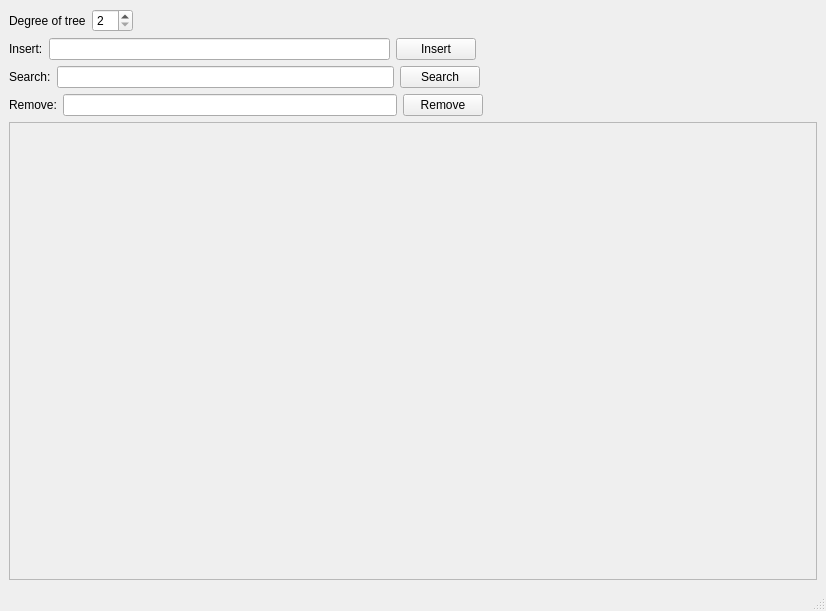
<?xml version="1.0" encoding="UTF-8"?>
<ui version="4.0">
 <class>MainWindow</class>
 <widget class="QMainWindow" name="MainWindow">
  <property name="geometry">
   <rect>
    <x>0</x>
    <y>0</y>
    <width>826</width>
    <height>611</height>
   </rect>
  </property>
  <property name="windowTitle">
   <string>BTree</string>
  </property>
  <widget class="QWidget" name="centralwidget">
   <layout class="QVBoxLayout" name="verticalLayout_2">
    <item>
     <layout class="QVBoxLayout" name="verticalLayout">
      <item>
       <layout class="QHBoxLayout" name="horizontalLayoutOfTreeDegree">
        <item>
         <widget class="QLabel" name="label_3">
          <property name="text">
           <string>Degree of tree</string>
          </property>
         </widget>
        </item>
        <item>
         <widget class="QSpinBox" name="spinBox">
          <property name="minimum">
           <number>2</number>
          </property>
         </widget>
        </item>
        <item>
         <spacer name="horizontalSpacer_3">
          <property name="orientation">
           <enum>Qt::Horizontal</enum>
          </property>
          <property name="sizeHint" stdset="0">
           <size>
            <width>40</width>
            <height>20</height>
           </size>
          </property>
         </spacer>
        </item>
       </layout>
      </item>
      <item>
       <layout class="QHBoxLayout" name="horizontalLayoutOfInsert">
        <item>
         <widget class="QLabel" name="label">
          <property name="text">
           <string>Insert:</string>
          </property>
         </widget>
        </item>
        <item>
         <widget class="QLineEdit" name="lineEditOfInsert"/>
        </item>
        <item>
         <widget class="QPushButton" name="pushButtonOfInsertion">
          <property name="text">
           <string>Insert</string>
          </property>
         </widget>
        </item>
        <item>
         <spacer name="horizontalSpacer">
          <property name="orientation">
           <enum>Qt::Horizontal</enum>
          </property>
          <property name="sizeHint" stdset="0">
           <size>
            <width>40</width>
            <height>20</height>
           </size>
          </property>
         </spacer>
        </item>
       </layout>
      </item>
      <item>
       <layout class="QHBoxLayout" name="horizontalLayoutOfSearch">
        <item>
         <widget class="QLabel" name="label_4">
          <property name="text">
           <string>Search:</string>
          </property>
         </widget>
        </item>
        <item>
         <widget class="QLineEdit" name="lineEditOfSearch"/>
        </item>
        <item>
         <widget class="QPushButton" name="pushButtonOfSearch">
          <property name="text">
           <string>Search</string>
          </property>
         </widget>
        </item>
        <item>
         <spacer name="horizontalSpacer_4">
          <property name="orientation">
           <enum>Qt::Horizontal</enum>
          </property>
          <property name="sizeHint" stdset="0">
           <size>
            <width>40</width>
            <height>20</height>
           </size>
          </property>
         </spacer>
        </item>
       </layout>
      </item>
      <item>
       <layout class="QHBoxLayout" name="horizontalLayoutOfRemove">
        <item>
         <widget class="QLabel" name="label_2">
          <property name="text">
           <string>Remove:</string>
          </property>
         </widget>
        </item>
        <item>
         <widget class="QLineEdit" name="lineEditOfRemove"/>
        </item>
        <item>
         <widget class="QPushButton" name="pushButtonOfRemove">
          <property name="text">
           <string>Remove</string>
          </property>
         </widget>
        </item>
        <item>
         <spacer name="horizontalSpacer_2">
          <property name="orientation">
           <enum>Qt::Horizontal</enum>
          </property>
          <property name="sizeHint" stdset="0">
           <size>
            <width>40</width>
            <height>20</height>
           </size>
          </property>
         </spacer>
        </item>
       </layout>
      </item>
      <item>
       <layout class="QHBoxLayout" name="horizontalLayoutOfImage">
        <item>
         <widget class="QScrollArea" name="scrollArea">
          <property name="widgetResizable">
           <bool>true</bool>
          </property>
          <widget class="QWidget" name="scrollAreaWidgetContents">
           <property name="geometry">
            <rect>
             <x>0</x>
             <y>0</y>
             <width>802</width>
             <height>423</height>
            </rect>
           </property>
           <layout class="QVBoxLayout" name="verticalLayout_3">
            <item>
             <widget class="QLabel" name="labelOfImage">
              <property name="text">
               <string/>
              </property>
             </widget>
            </item>
           </layout>
          </widget>
         </widget>
        </item>
       </layout>
      </item>
     </layout>
    </item>
   </layout>
  </widget>
  <widget class="QMenuBar" name="menubar">
   <property name="geometry">
    <rect>
     <x>0</x>
     <y>0</y>
     <width>826</width>
     <height>22</height>
    </rect>
   </property>
  </widget>
  <widget class="QStatusBar" name="statusbar"/>
 </widget>
 <resources/>
 <connections/>
</ui>
